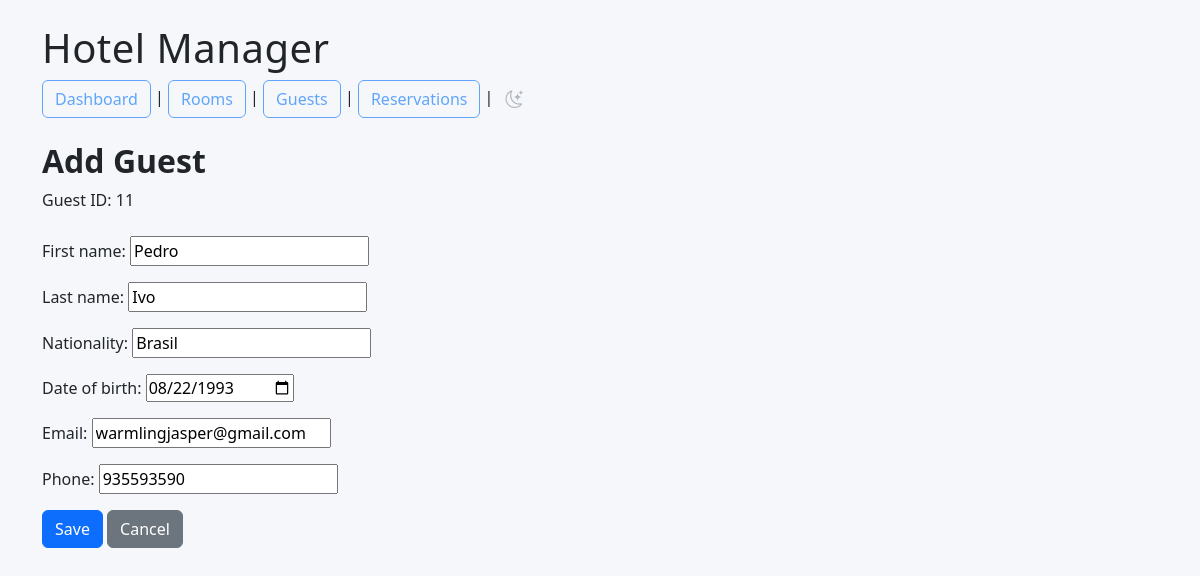
The page /guests/update/11/ on the database its author committed.
### guests/models.py (models this page shows, shortened)
class Guest(models.Model):
    first_name = models.CharField(max_length=50)
    last_name = models.CharField(max_length=50)
    nationality = models.CharField(max_length=50)
    date_of_birth = models.DateField()
    email = models.EmailField(blank=True)
    phone = models.CharField(max_length=20, blank=True)

### guests/views.py (the view)
# urls.py: path("update/<int:pk>/", views.guest_update, name="guest_update"),
def guest_update(request, pk):
    guest = get_object_or_404(Guest, pk=pk)
    if request.method == "POST":
        form = GuestForm(request.POST, instance=guest)
        if form.is_valid():
            form.save()
            return redirect("guest_list")
    else:
        form = GuestForm(instance=guest)
    return render(
        request,
        "guests/guest_form.html",
        {
            "form": form,
            "guest": guest,
            },
    )

### guests/forms.py
class GuestForm(forms.ModelForm):
    class Meta:
        model = Guest
        fields = "__all__"
        widgets = {
            "date_of_birth": forms.DateInput(
                attrs={"type": "date"},
                format="%Y-%m-%d",
            ),
        }
    def __init__(self, *args, **kwargs):
        super().__init__(*args, **kwargs)
        self.fields["date_of_birth"].input_formats = ["%Y-%m-%d"]

### guests/templates/guests/guest_form.html (shortened to what this page needs)
{% extends "base.html" %}
{% block content %}
<h2>Add Guest</h2>
    <div class="mb-3">
        <label class="form-label">Guest ID:</label>
        {{ guest.id }}
    </div>
<form method="POST">
    {{ form.as_p }}
    <button type="submit" class="btn btn-primary">
        Save
    </button>
    <a href="{% url 'guest_list' %}" class="btn btn-secondary">
                Cancel
            </a>
</form>
{% endblock %}

### static/css/style.css (style rules this page uses)
body { background-color: #f5f7fa; color: #212529; transition: 0.3s; }
h2 { font-weight:700; letter_spacing:.3px; margin-botton:25px; }

### rows shown on the page
Guest: id "11", first_name "Pedro", last_name "Ivo", nationality "Brasil", date_of_birth "08/22/1993", email "warmlingjasper@gmail.com", phone "935593590"
